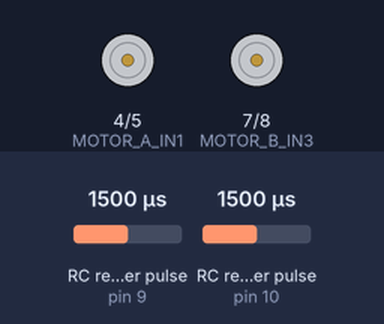
Bench run of a sketch on a simulated Arduino Uno, built with avr-gcc and run on an emulated ATmega328P. Parts: motor-driver pin pairs drawn as motors (green arrow = first pin HIGH = forward, orange = second pin HIGH = backward, longer = more drive, scaled by the enable pin). Wiring (inferred from the names in the program): 2 × RC receiver channel: data pin 9 / data pin 10. Inputs (shaded band) come from the test bench; at power-on: RC receiver pulse (sensors on pin 9, pin 10) 1500 µs.

Above: at 1.2 s.
1.3 s: RC receiver pulse (sensor on pin 9) set to 1413 µs
2.8 s: RC receiver pulse (sensor on pin 9) set to 1392 µs
At 3.7 s:
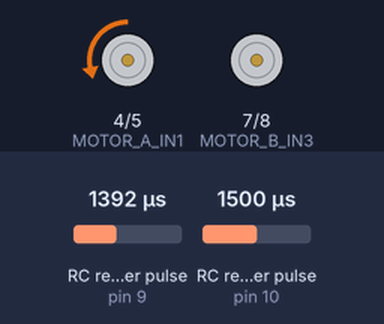
4.3 s: RC receiver pulse (sensor on pin 10) set to 1408 µs
5.8 s: RC receiver pulse (sensor on pin 10) set to 1387 µs
At 7.0 s:
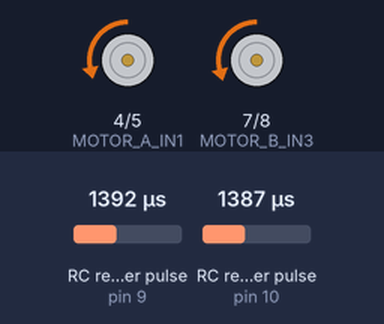
7.3 s: RC receiver pulse (sensor on pin 9) set to 1020 µs
At 7.6 s:
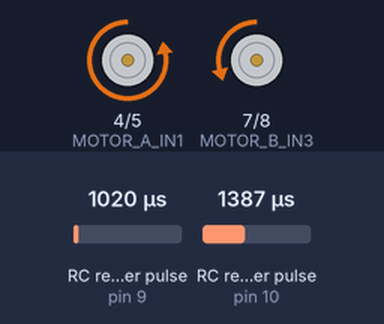
8.8 s: RC receiver pulse (sensor on pin 10) set to 1020 µs
At 9.5 s:
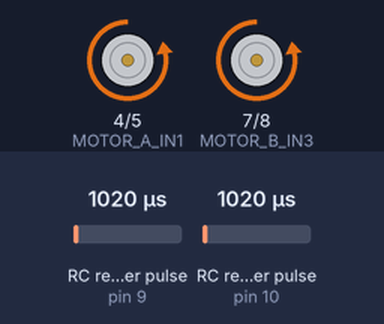
Timing chart, 0 to 11.3 s (numbered marks = the images above; inputs shaded):
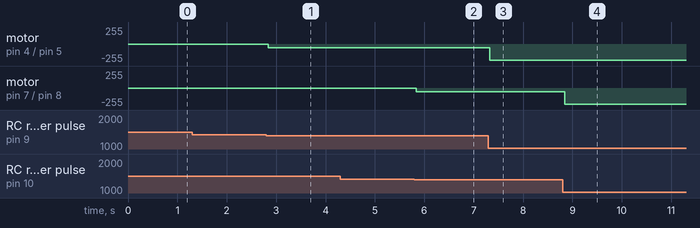

Measured:
- the behaviour switches between 1401 and 1400 µs on RC receiver pulse (sensor on pin 9) (found by bisection; images 0 and 1)
- the behaviour switches between 1401 and 1400 µs on RC receiver pulse (sensor on pin 10) (found by bisection; images 1 and 2)
- after the input at 1.3 s, every drawn part: stays the same
- after the input at 2.8 s, motor on pin 4 (MOTOR_A_IN1) / pin 5 (MOTOR_A_IN2): stopped → backward 55/255 at once
- after the input at 4.3 s, every drawn part: stays the same
- after the input at 5.8 s, motor on pin 7 (MOTOR_B_IN3) / pin 8 (MOTOR_B_IN4): stopped → backward 58/255 at once
- after the input at 7.3 s, motor on pin 4 (MOTOR_A_IN1) / pin 5 (MOTOR_A_IN2): backward 55/255 → backward 245/255 at once
- after the input at 8.8 s, motor on pin 7 (MOTOR_B_IN3) / pin 8 (MOTOR_B_IN4): backward 58/255 → backward 245/255 at once

The sketch:

RC_car_fsi6.ino
```cpp
#include <Servo.h>

#define MOTOR_A_PWM 6   // Speed control for Motor A (left/right)
#define MOTOR_A_IN1 4   // Motor A forward
#define MOTOR_A_IN2 5   // Motor A backward

#define MOTOR_B_PWM 11  // Speed control for Motor B (forward/backward)
#define MOTOR_B_IN3 7   // Motor B forward
#define MOTOR_B_IN4 8   // Motor B backward

#define CH1_PIN 9  // FS-i6 CH1 (Steering)
#define CH2_PIN 10 // FS-i6 CH2 (Throttle)

// Receiver signal reading
int readChannel(int pin) {
    int pulseWidth = pulseIn(pin, HIGH, 25000);
    return pulseWidth == 0 ? 1500 : pulseWidth;  // Default to 1500 if no signal
}

void setup() {
    pinMode(MOTOR_A_PWM, OUTPUT);
    pinMode(MOTOR_A_IN1, OUTPUT);
    pinMode(MOTOR_A_IN2, OUTPUT);

    pinMode(MOTOR_B_PWM, OUTPUT);
    pinMode(MOTOR_B_IN3, OUTPUT);
    pinMode(MOTOR_B_IN4, OUTPUT);

    pinMode(CH1_PIN, INPUT);
    pinMode(CH2_PIN, INPUT);

    Serial.begin(9600);
}

void loop() {
    int throttle = readChannel(CH2_PIN);  // Speed control
    int steering = readChannel(CH1_PIN);  // Direction control

    // Convert PWM signals to motor values
    int speed = map(throttle, 1000, 2000, -255, 255);
    int turn = map(steering, 1000, 2000, -255, 255);

    // Serial.print("Speed: "); Serial.print(speed);
    // Serial.print("  Turn: "); Serial.println(turn);

    // Motor A (Steering)
    if (turn > 50) {
        digitalWrite(MOTOR_A_IN1, HIGH);
        digitalWrite(MOTOR_A_IN2, LOW);
        analogWrite(MOTOR_A_PWM, abs(turn));
    } else if (turn < -50) {
        digitalWrite(MOTOR_A_IN1, LOW);
        digitalWrite(MOTOR_A_IN2, HIGH);
        analogWrite(MOTOR_A_PWM, abs(turn));
    } else {
        digitalWrite(MOTOR_A_IN1, LOW);
        digitalWrite(MOTOR_A_IN2, LOW);
        analogWrite(MOTOR_A_PWM, 0);
    }

    // Motor B (Throttle)
    if (speed > 50) {
        digitalWrite(MOTOR_B_IN3, HIGH);
        digitalWrite(MOTOR_B_IN4, LOW);
        analogWrite(MOTOR_B_PWM, abs(speed));
    } else if (speed < -50) {
        digitalWrite(MOTOR_B_IN3, LOW);
        digitalWrite(MOTOR_B_IN4, HIGH);
        analogWrite(MOTOR_B_PWM, abs(speed));
    } else {
        digitalWrite(MOTOR_B_IN3, LOW);
        digitalWrite(MOTOR_B_IN4, LOW);
        analogWrite(MOTOR_B_PWM, 0);
    }

    delay(20);
}
```
